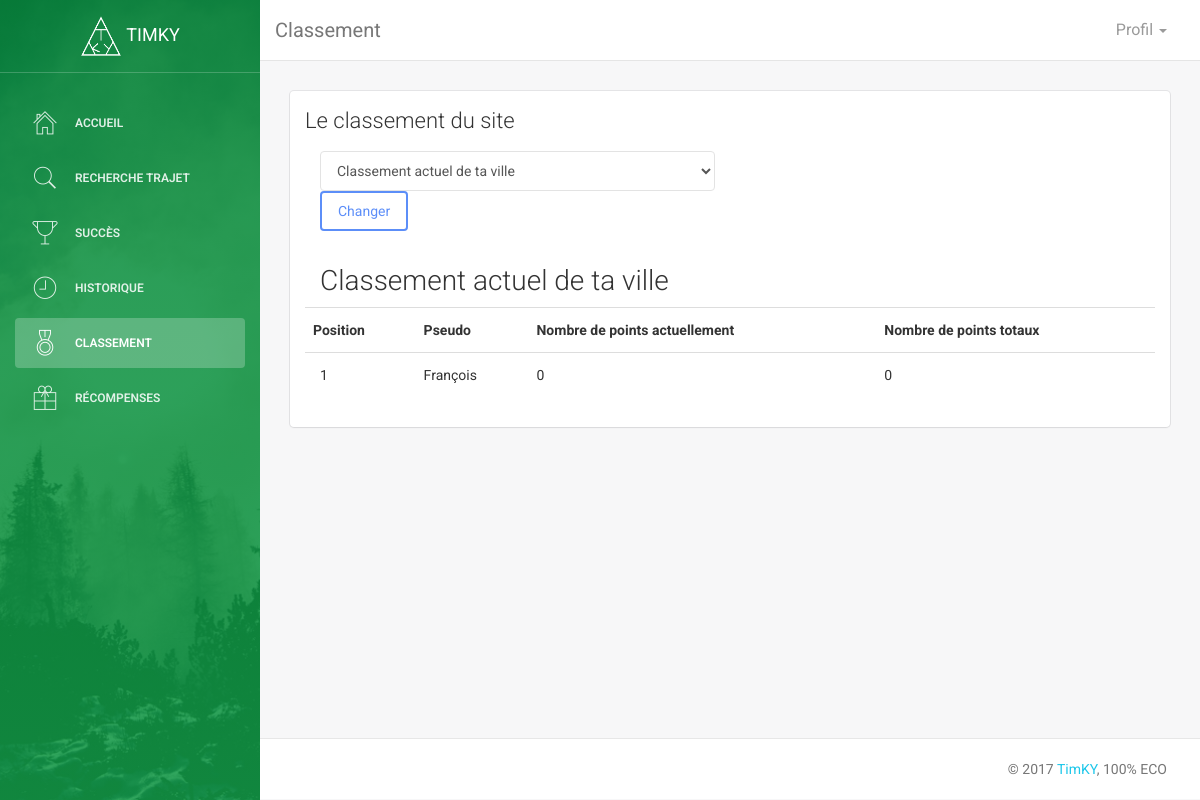
/frontoffice/classement.php (signed in), run on the app's committed database.
### tables this page shows
CREATE TABLE `utilisateur` (
  `id` int(6) UNSIGNED NOT NULL,
  `nom` varchar(30) NOT NULL,
  `prenom` varchar(30) NOT NULL,
  `email` varchar(50) DEFAULT NULL,
  `date_inscri` timestamp NULL DEFAULT NULL,
  `points_actuels` int(10) UNSIGNED DEFAULT NULL,
  `points_totaux` int(10) UNSIGNED DEFAULT NULL,
  `mdp` varchar(255) NOT NULL,
  `login` varchar(20) NOT NULL
);

### frontoffice/classement.php (the view, shortened to what this page needs)
<!doctype html>
<html lang="en">
<head>
	<link href="../assets/css/bootstrap.min.css" rel="stylesheet" />
	<link href="../assets/css/animate.min.css" rel="stylesheet" />
	<link href="../assets/css/light-bootstrap-dashboard.css" rel="stylesheet" />
	<link href="../assets/css/demo.css" rel="stylesheet" />
	<link href="http://maxcdn.bootstrapcdn.com/font-awesome/4.2.0/css/font-awesome.min.css" rel="stylesheet">
	<link href="../assets/css/pe-icon-7-stroke.css" rel="stylesheet" />
</head>
<body>
	<div class="wrapper">
		<div class="sidebar" data-color="green" data-image="../assets/img/sidebar-5.jpg">
			<div class="sidebar-wrapper">
				<div class="logo">
					<a href="#" class="simple-text">
						<img src="../assets/img/logo_white.png" alt="..." width="42" height="42">
                    TimKY
                </a>
				</div>
				<ul class="nav">
					<li>
						<a href="index.php">
							<i class="pe-7s-home"></i>
							<p>Accueil</p>
						</a>
					</li>
					<li>
						<a href="recherchetrajet.php">
							<i class="pe-7s-search"></i>
							<p>Recherche Trajet</p>
						</a>
					</li>
					<li>
						<a href="succes.php">
							<i class="pe-7s-cup"></i>
							<p>Succès</p>
						</a>
					</li>
					<li>
						<a href="historique.php">
							<i class="pe-7s-clock"></i>
							<p>Historique
							</p>
						</a>
					</li>
					<li class="active">
						<a href="classement.php">
							<i class="pe-7s-medal"></i>
							<p>Classement</p>
						</a>
					</li>
					<li>
						<a href="recompenses.php">
							<i class="pe-7s-gift"></i>
							<p>Récompenses</p>
						</a>
					</li>
				</ul>
			</div>
		</div>
		<div class="main-panel">
			<nav class="navbar navbar-default navbar-fixed">
				<div class="container-fluid">
					<div class="navbar-header">
						<a class="navbar-brand" href="#">Classement</a>
					</div>
					<div class="collapse navbar-collapse">
						<ul class="nav navbar-nav navbar-right">
							<li class="dropdown">
								<a href="#" class="dropdown-toggle" data-toggle="dropdown">
									<p>
										Profil
										<b class="caret"></b>
									</p>
								</a>
							</li>
						</ul>
					</div>
				</div>
			</nav>
			<div class="content">
				<div class="container-fluid">
					<div class="row">
						<div class="col-md-12">
							<div class="card">
								<div class="header">
									<h4 class="title">Le classement du site</h4>
								</div>
								<div class="content">
						      <form name="class" class="col-md-6" action="./classement.php" method="POST">
                    <div class="form-group">
                      <select class="form-control" name="class">
                      	<option value="actuel">Classement actuel de ta ville</option>
                      </select>
                      <button type="submit" class="btn btn-primary">Changer</button>
                    </div>
                  </form>
                  <?php
                  if(isset($_POST['class'])){
                    $classement = $_POST['class'];
                  }
                  else{
                    $classement = "actuel";
                  }
                  include '../config/connectdb.php';
                  echo '<h3 class="col-md-12">';
                  if($classement=="actuel" || $classement=="actuelTotal"){
                    echo "Classement actuel de ta ville";
                    $sql = 'select * from Utilisateur where id=(select id_user from ville_utilisateur where intitule=(select intitule from ville_utilisateur where id_user='.$_SESSION['user_id'].')) order by points_actuels desc;';
                  }
                  echo '</h3>';
                  $i=1;
                  $result = mysqli_query($conn,$sql);
                  echo '<table class="table"><th>Position</th><th>Pseudo</th><th>Nombre de points actuellement</th><th>Nombre de points totaux</th>';
                  while($row = mysqli_fetch_array($result)) {
                    echo '<tr><td>'.$i.'</td><td>'.$row['login'].'</td><td>'.$row['points_actuels'].'</td><td>'.$row['points_totaux'].'</td></tr>';
                    $i++;
                  }
                  echo '</table>'
                  ?>
                </div>
							</div>
						</div>
					</div>
				</div>
			</div>
			<footer class="footer">
				<div class="container-fluid">
					<p class="copyright pull-right">
						&copy;
						 <a href="index.html">TimKY</a>, 100% ECO
					</p>
				</div>
			</footer>
		</div>
	</div>
</body>
</html>

### data on the page
utilisateur: login "François", points_actuels "0", points_totaux "0"
